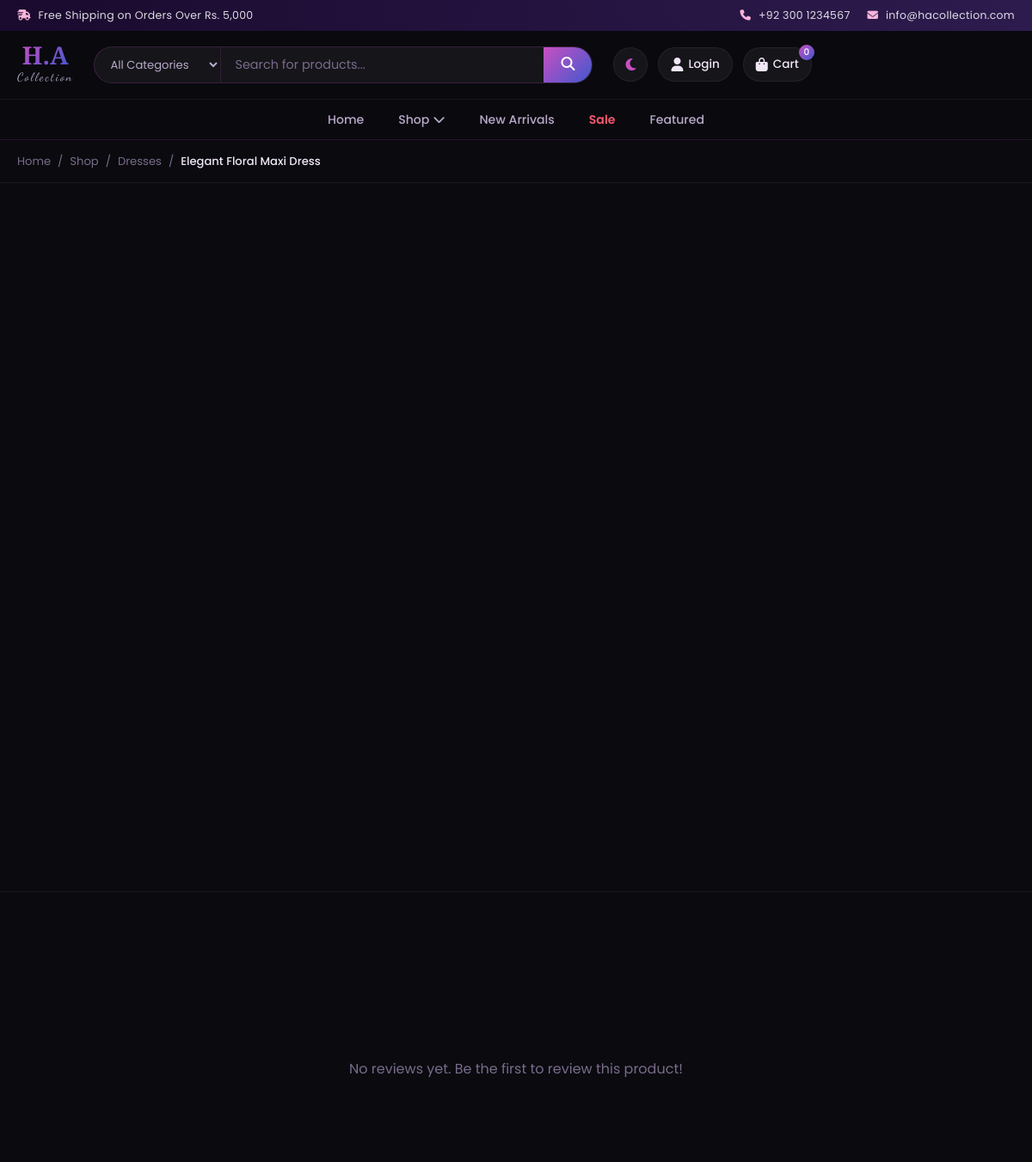
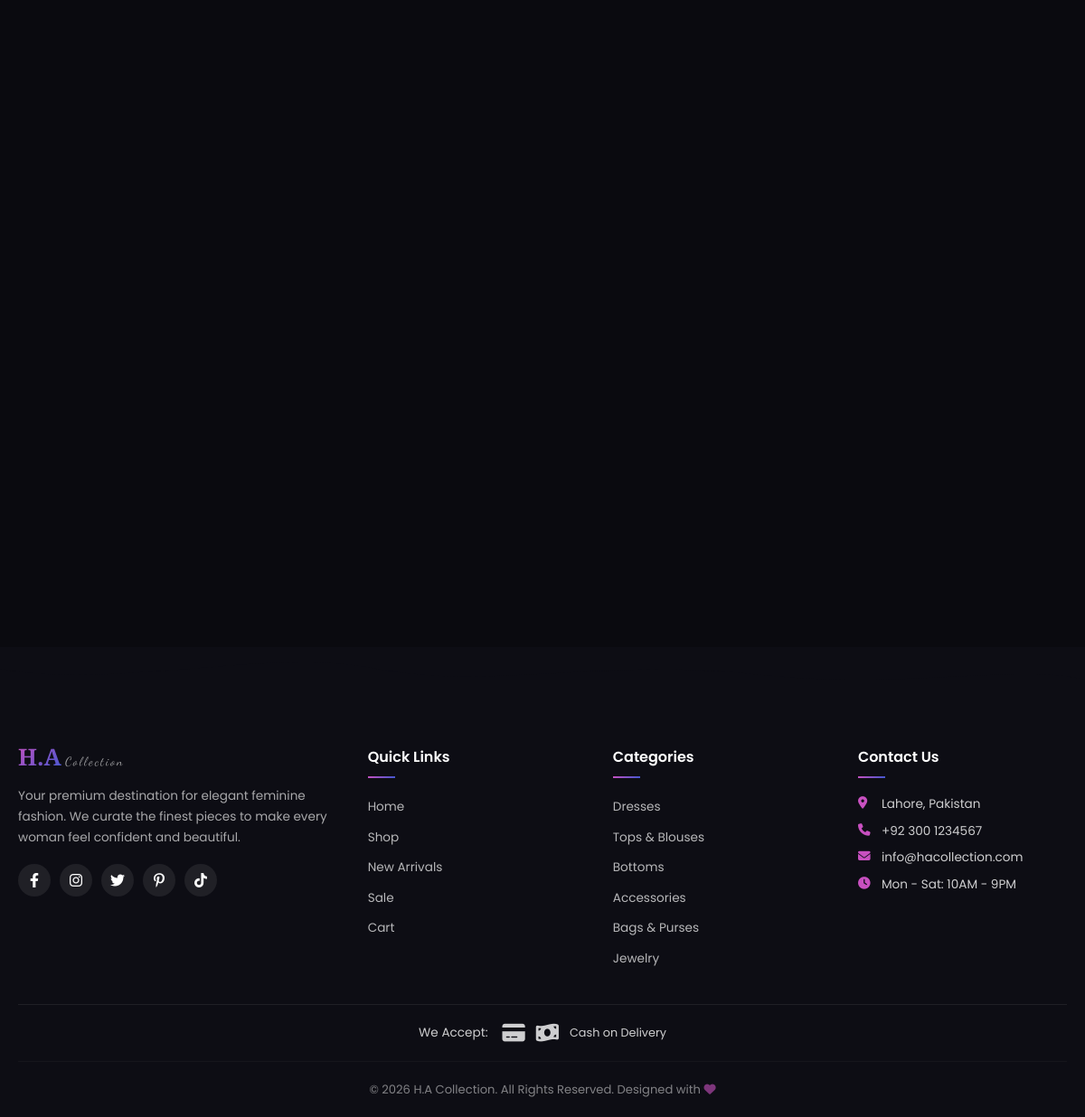
The page /pages/product.php?slug=elegant-floral-maxi-dress on the database its author committed (2 pictures, top to bottom).
### tables this page shows
CREATE TABLE IF NOT EXISTS products (
    id INT AUTO_INCREMENT PRIMARY KEY,
    category_id INT NOT NULL,
    title VARCHAR(255) NOT NULL,
    slug VARCHAR(280) NOT NULL UNIQUE,
    short_description VARCHAR(500) DEFAULT NULL,
    description TEXT DEFAULT NULL,
    price DECIMAL(10,2) NOT NULL,
    discount_price DECIMAL(10,2) DEFAULT NULL,
    sizes VARCHAR(255) DEFAULT NULL,
    colors VARCHAR(255) DEFAULT NULL,
    stock INT DEFAULT 0,
    image VARCHAR(255) DEFAULT NULL,
    images TEXT DEFAULT NULL,
    featured TINYINT(1) DEFAULT 0,
    is_new TINYINT(1) DEFAULT 0,
    status ENUM('active','inactive') DEFAULT 'active',
    created_at TIMESTAMP DEFAULT CURRENT_TIMESTAMP,
    updated_at TIMESTAMP DEFAULT CURRENT_TIMESTAMP ON UPDATE CURRENT_TIMESTAMP,
    FOREIGN KEY (category_id) REFERENCES categories(id) ON DELETE CASCADE
);

CREATE TABLE IF NOT EXISTS categories (
    id INT AUTO_INCREMENT PRIMARY KEY,
    name VARCHAR(100) NOT NULL,
    slug VARCHAR(120) NOT NULL UNIQUE,
    description TEXT DEFAULT NULL,
    image VARCHAR(255) DEFAULT NULL,
    parent_id INT DEFAULT NULL,
    sort_order INT DEFAULT 0,
    created_at TIMESTAMP DEFAULT CURRENT_TIMESTAMP,
    FOREIGN KEY (parent_id) REFERENCES categories(id) ON DELETE SET NULL
);

### includes/config.php (called while the page is built, shortened)
<?php
function sanitize($data) {
    return htmlspecialchars(trim($data), ENT_QUOTES, 'UTF-8');
}
function getCategories($pdo) {
    $stmt = $pdo->query("SELECT * FROM categories ORDER BY sort_order ASC");
    return $stmt->fetchAll();
}

### pages/product.php (the view, shortened to what this page needs)
<?php
require_once '../includes/config.php';
$slug = $_GET['slug'] ?? '';
$stmt = $pdo->prepare("SELECT p.*, c.name as category_name, c.slug as category_slug FROM products p JOIN categories c ON p.category_id = c.id WHERE p.slug = ? AND p.status = 'active'");
$stmt->execute([$slug]);
$product = $stmt->fetch();
$reviewStmt = $pdo->prepare("SELECT r.*, u.full_name FROM reviews r JOIN users u ON r.user_id = u.id WHERE r.product_id = ? ORDER BY r.created_at DESC");
$reviewStmt->execute([$product['id']]);
$reviews = $reviewStmt->fetchAll();
$relatedStmt = $pdo->prepare("SELECT p.*, c.name as category_name FROM products p JOIN categories c ON p.category_id = c.id WHERE p.category_id = ? AND p.id != ? AND p.status = 'active' ORDER BY RAND() LIMIT 4");
$relatedStmt->execute([$product['category_id'], $product['id']]);
$relatedProducts = $relatedStmt->fetchAll();
require_once '../includes/header.php';
?>
<div class="breadcrumb-bar">
    <div class="container">
        <ul class="breadcrumb">
            <li><a href="<?= SITE_URL ?>">Home</a></li>
            <li><a href="<?= SITE_URL ?>/pages/shop.php">Shop</a></li>
            <li><a href="<?= SITE_URL ?>/pages/shop.php?category=<?= $product['category_slug'] ?>"><?= sanitize($product['category_name']) ?></a></li>
            <li><?= sanitize($product['title']) ?></li>
        </ul>
    </div>
</div>
<section class="product-detail-section">
    <div class="container">
    </div>
</section>
<section class="reviews-section">
    <div class="container">
        <div class="reviews-list">
            <?php if (empty($reviews)): ?>
                <div class="empty-state small">
                    <p>No reviews yet. Be the first to review this product!</p>
                </div>
            <?php endif; ?>
        </div>
    </div>
</section>
<?php if (!empty($relatedProducts)): ?>
<section class="section products-section">
    <div class="container">
        <div class="products-grid">
        </div>
    </div>
</section>
<?php endif; ?>
<?php require_once '../includes/footer.php'; ?>

### includes/footer.php (shortened to what this page needs)
    </main>
    <footer class="main-footer">
        <div class="footer-wave">
            <svg viewBox="0 0 1440 100" preserveAspectRatio="none">
                <path d="M0,40 C150,80 350,0 500,40 C650,80 800,20 1000,50 C1200,80 1350,30 1440,60 L1440,100 L0,100 Z" fill="currentColor"></path>
            </svg>
        </div>
        <div class="container">
            <div class="footer-grid">
                <div class="footer-col">
                    <div class="footer-logo">
                        <span class="logo-text">H.A</span>
                        <span class="logo-sub">Collection</span>
                    </div>
                    <p class="footer-about">Your premium destination for elegant feminine fashion. We curate the finest pieces to make every woman feel confident and beautiful.</p>
                    <div class="footer-social">
                        <a href="#" title="Facebook"><i class="fab fa-facebook-f"></i></a>
                        <a href="#" title="Instagram"><i class="fab fa-instagram"></i></a>
                        <a href="#" title="Twitter"><i class="fab fa-twitter"></i></a>
                        <a href="#" title="Pinterest"><i class="fab fa-pinterest-p"></i></a>
                        <a href="#" title="TikTok"><i class="fab fa-tiktok"></i></a>
                    </div>
                </div>
                <div class="footer-col">
                    <h3>Quick Links</h3>
                    <ul>
                        <li><a href="<?= SITE_URL ?>/">Home</a></li>
                        <li><a href="<?= SITE_URL ?>/pages/shop.php">Shop</a></li>
                        <li><a href="<?= SITE_URL ?>/pages/shop.php?filter=new">New Arrivals</a></li>
                        <li><a href="<?= SITE_URL ?>/pages/shop.php?filter=sale">Sale</a></li>
                        <li><a href="<?= SITE_URL ?>/pages/cart.php">Cart</a></li>
                    </ul>
                </div>
                <div class="footer-col">
                    <h3>Categories</h3>
                    <ul>
                        <?php
                        $footerCats = getCategories($pdo);
                        foreach (array_slice($footerCats, 0, 6) as $cat): ?>
                            <li><a href="<?= SITE_URL ?>/pages/shop.php?category=<?= $cat['slug'] ?>"><?= sanitize($cat['name']) ?></a></li>
                        <?php endforeach; ?>
                    </ul>
                </div>
                <div class="footer-col">
                    <h3>Contact Us</h3>
                    <ul class="contact-list">
                        <li><i class="fas fa-map-marker-alt"></i> Lahore, Pakistan</li>
                        <li><i class="fas fa-phone"></i> +92 300 1234567</li>
                        <li><i class="fas fa-envelope"></i> info@hacollection.com</li>
                        <li><i class="fas fa-clock"></i> Mon - Sat: 10AM - 9PM</li>
                    </ul>
                </div>
            </div>
            <div class="footer-payment">
                <span>We Accept:</span>
                <div class="payment-icons">
                    <i class="fas fa-credit-card"></i>
                    <i class="fas fa-money-bill-wave"></i>
                    <span class="payment-label">Cash on Delivery</span>
                </div>
            </div>
            <div class="footer-bottom">
                <p>&copy; <?= date('Y') ?> <?= SITE_NAME ?>. All Rights Reserved. Designed with <i class="fas fa-heart"></i></p>
            </div>
        </div>
    </footer>
</body>
</html>

### rows shown on the page
products: category.name "Dresses", title "Elegant Floral Maxi Dress"
categories: name "Dresses"
categories: name "Tops & Blouses"
categories: name "Bottoms"
categories: name "Accessories"
categories: name "Bags & Purses"
categories: name "Jewelry"

### other values the page prints
getCartCount($pdo) "0"
SITE_NAME "H.A Collection"
